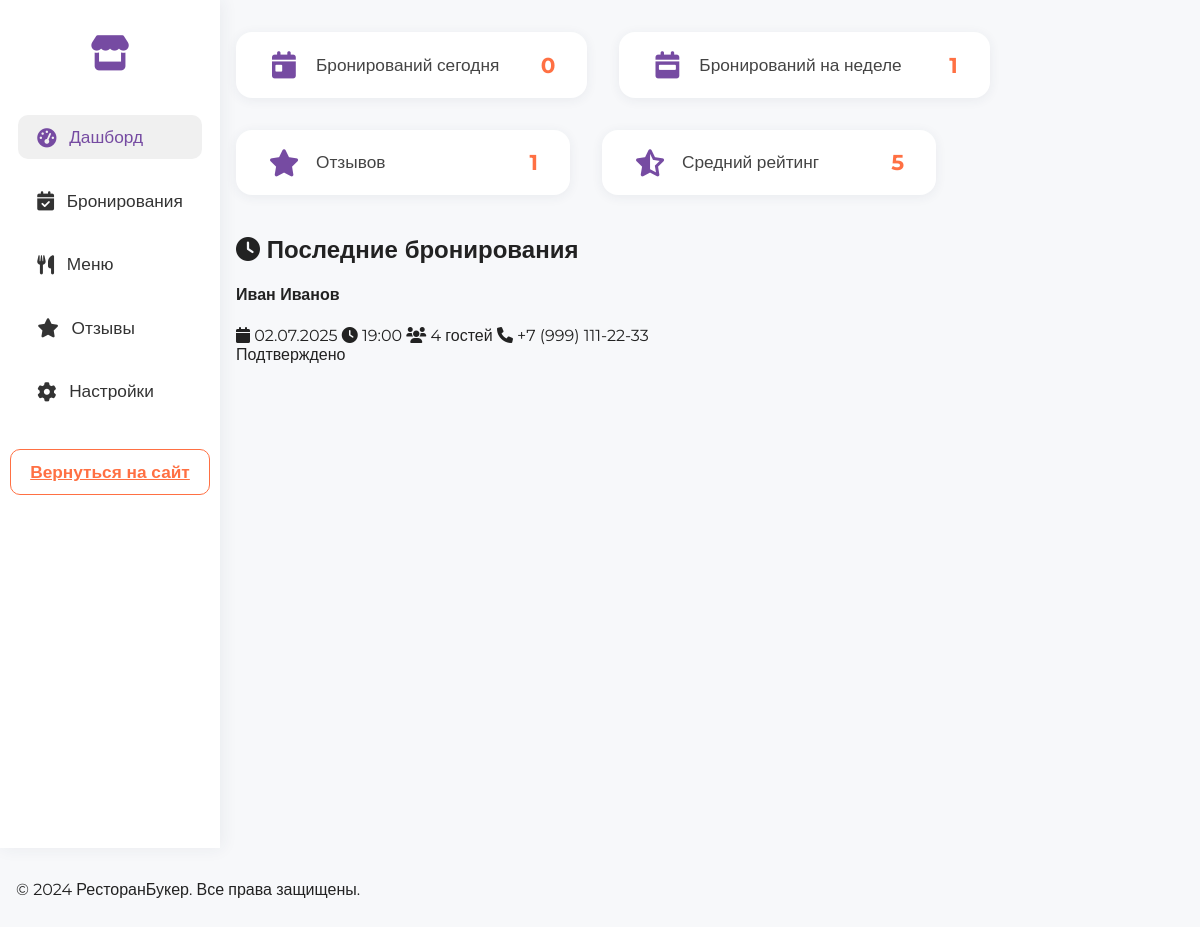
The page /admin/dashboard.php (signed in) on the database its author committed.
### tables this page shows
CREATE TABLE bookings (
    id INT AUTO_INCREMENT PRIMARY KEY,
    user_id INT NOT NULL,
    restaurant_id INT NOT NULL,
    table_id INT,
    booking_date DATE NOT NULL,
    booking_time TIME NOT NULL,
    guests INT NOT NULL,
    special_requests TEXT,
    status ENUM('pending', 'confirmed', 'cancelled', 'completed') DEFAULT 'pending',
    created_at TIMESTAMP DEFAULT CURRENT_TIMESTAMP,
    updated_at TIMESTAMP DEFAULT CURRENT_TIMESTAMP ON UPDATE CURRENT_TIMESTAMP,
    FOREIGN KEY (user_id) REFERENCES users(id),
    FOREIGN KEY (restaurant_id) REFERENCES restaurants(id),
    FOREIGN KEY (table_id) REFERENCES tables(id)
);

CREATE TABLE users (
    id INT AUTO_INCREMENT PRIMARY KEY,
    email VARCHAR(255) UNIQUE NOT NULL,
    password VARCHAR(255) NOT NULL,
    name VARCHAR(255) NOT NULL,
    phone VARCHAR(20),
    role ENUM('user', 'admin', 'restaurant_admin') DEFAULT 'user',
    created_at TIMESTAMP DEFAULT CURRENT_TIMESTAMP,
    updated_at TIMESTAMP DEFAULT CURRENT_TIMESTAMP ON UPDATE CURRENT_TIMESTAMP
);

### includes/functions.php (called while the page is built, shortened)
<?php
require_once __DIR__ . '/../config/database.php';
function getRestaurantByAdminId($adminId) {
    $sql = "SELECT * FROM restaurants WHERE admin_id = ?";
    $stmt = executeQuery($sql, [$adminId]);
    return $stmt->fetch();
}
function formatDate($date) {
    return date('d.m.Y', strtotime($date));
}
function formatTime($time) {
    return date('H:i', strtotime($time));
}
function getBookingStatusText($status) {
    $statuses = [
        'confirmed' => 'Подтверждено',
        'pending' => 'Ожидает подтверждения',
        'cancelled' => 'Отменено',
        'completed' => 'Завершено'
    ];
    return $statuses[$status] ?? $status;
}

### config/database.php (called while the page is built, shortened)
<?php
try {
    $pdo = new PDO(
        "mysql:host=" . DB_HOST . ";dbname=" . DB_NAME . ";charset=utf8mb4",
        DB_USER,
        DB_PASS,
        [
            PDO::ATTR_ERRMODE => PDO::ERRMODE_EXCEPTION,
            PDO::ATTR_DEFAULT_FETCH_MODE => PDO::FETCH_ASSOC,
            PDO::ATTR_EMULATE_PREPARES => false
        ]
    );
} catch (PDOException $e) {
    die("Ошибка подключения к базе данных: " . $e->getMessage());
}
function executeQuery($sql, $params = []) {
    global $pdo;
    try {
        $stmt = $pdo->prepare($sql);
        $stmt->execute($params);
        return $stmt;
    } catch (PDOException $e) {
        die("Ошибка выполнения запроса: " . $e->getMessage());
    }
}

### public/admin/dashboard.php (the view, shortened to what this page needs)
<?php
    require_once __DIR__ . '/../../config/database.php';
    require_once __DIR__ . '/../../includes/functions.php';
    $restaurant = getRestaurantByAdminId($_SESSION['user_id']);
    $today = date('Y-m-d');
    $week_start = date('Y-m-d', strtotime('monday this week'));
    $week_end = date('Y-m-d', strtotime('sunday this week'));
    $sql_today = "SELECT COUNT(*) as count FROM bookings WHERE restaurant_id = ? AND booking_date = ? AND status != 'cancelled'";
    $stmt_today = executeQuery($sql_today, [$restaurant['id'], $today]);
    $bookings_today = $stmt_today->fetch()['count'];
    $sql_week = "SELECT COUNT(*) as count FROM bookings WHERE restaurant_id = ? AND booking_date BETWEEN ? AND ? AND status != 'cancelled'";
    $stmt_week = executeQuery($sql_week, [$restaurant['id'], $week_start, $week_end]);
    $bookings_week = $stmt_week->fetch()['count'];
    $sql_reviews = "SELECT COUNT(*) as count, AVG(rating) as avg_rating FROM reviews WHERE restaurant_id = ?";
    $stmt_reviews = executeQuery($sql_reviews, [$restaurant['id']]);
    $reviews_data = $stmt_reviews->fetch();
    $reviews_count = $reviews_data['count'];
    $avg_rating = round($reviews_data['avg_rating'], 1);
    $sql_recent = "SELECT b.*, u.name as user_name, u.phone as user_phone
                FROM bookings b
                JOIN users u ON b.user_id = u.id
                WHERE b.restaurant_id = ?
                ORDER BY b.created_at DESC
                LIMIT 5";
    $stmt_recent = executeQuery($sql_recent, [$restaurant['id']]);
    $recent_bookings = $stmt_recent->fetchAll();
?>
<!DOCTYPE html>
<html lang="ru">
<head>
    <link rel="stylesheet" href="../assets/css/style.css">
    <link rel="stylesheet" href="dashboard.css">
    <link href="https://cdnjs.cloudflare.com/ajax/libs/font-awesome/6.0.0/css/all.min.css" rel="stylesheet">
</head>
<body>
    <div class="admin-layout">
        <aside class="admin-sidebar">
            <div class="sidebar-logo">
                <i class="fas fa-store"></i>
            </div>
            <div class="sidebar-menu">
                <nav class="sidebar-nav">
                    <a href="dashboard.php" class="active"><i class="fas fa-tachometer-alt"></i> <span>Дашборд</span></a>
                    <a href="bookings.php"><i class="fas fa-calendar-check"></i> <span>Бронирования</span></a>
                    <a href="menu.php"><i class="fas fa-utensils"></i> <span>Меню</span></a>
                    <a href="reviews.php"><i class="fas fa-star"></i> <span>Отзывы</span></a>
                    <a href="profile.php"><i class="fas fa-cog"></i> <span>Настройки</span></a>
                </nav>
                <a href="../index.php" class="btn btn-secondary sidebar-exit">Вернуться на сайт</a>
            </div>
        </aside>
        <main class="admin-main">
            <div class="container">
                <div class="stats-grid">
                    <div class="stat-card">
                        <i class="fas fa-calendar-day"></i>
                        <span class="stat-label">Бронирований сегодня</span>
                        <span class="stat-number"><?= $bookings_today ?></span>
                    </div>
                    <div class="stat-card">
                        <i class="fas fa-calendar-week"></i>
                        <span class="stat-label">Бронирований на неделе</span>
                        <span class="stat-number"><?= $bookings_week ?></span>
                    </div>
                    <div class="stat-card">
                        <i class="fas fa-star"></i>
                        <span class="stat-label">Отзывов</span>
                        <span class="stat-number"><?= $reviews_count ?></span>
                    </div>
                    <div class="stat-card">
                        <i class="fas fa-star-half-alt"></i>
                        <span class="stat-label">Средний рейтинг</span>
                        <span class="stat-number"><?= $avg_rating ?: '0' ?></span>
                    </div>
                </div>
                <div class="recent-bookings">
                    <h2><i class="fas fa-clock"></i> Последние бронирования</h2>
                    <?php if (empty($recent_bookings)): ?>
                        <p style="text-align: center; color: #666;">Пока нет бронирований</p>
                    <?php else: ?>
                        <?php foreach ($recent_bookings as $booking): ?>
                            <div class="booking-item">
                                <div class="booking-info">
                                    <h4><?= htmlspecialchars($booking['user_name']) ?></h4>
                                    <div class="booking-details">
                                        <i class="fas fa-calendar"></i> <?= formatDate($booking['booking_date']) ?>
                                        <i class="fas fa-clock"></i> <?= formatTime($booking['booking_time']) ?>
                                        <i class="fas fa-users"></i> <?= $booking['guests'] ?> гостей
                                        <?php if ($booking['user_phone']): ?>
                                            <i class="fas fa-phone"></i> <?= htmlspecialchars($booking['user_phone']) ?>
                                        <?php endif; ?>
                                    </div>
                                </div>
                                <span class="booking-status status-<?= $booking['status'] ?>">
                                    <?= htmlspecialchars(getBookingStatusText($booking['status'])) ?>
                                </span>
                            </div>
                        <?php endforeach; ?>
                    <?php endif; ?>
                </div>
            </div>
        </main>
    </div>
    <footer class="modern-footer">
        <div class="container">
            <p>&copy; 2024 РесторанБукер. Все права защищены.</p>
        </div>
    </footer>
</body>
</html>

### public/assets/css/style.css (style rules this page uses)
body { font-family: 'Montserrat', Arial, sans-serif; margin: 0; padding: 0; background: #f7f8fa; color: #222; }
.btn { padding: 0.7rem 1.5rem; border: none; border-radius: 30px; font-weight: 600; cursor: pointer; transition: background 0.2s, color 0.2s; }
.btn-secondary { background: #fff; color: #ff7043; border: 2px solid #ff7043; text-align: center; }
.container { margin-left: auto; margin-right: auto; margin-top: 2rem; margin-bottom: 2rem; max-width: 1200px; padding-left: 1rem; padding-right: 1rem; box-sizing: border-box; }

### public/admin/dashboard.css (style rules this page uses)
body { background: #f7f8fa; font-family: 'Montserrat', Arial, sans-serif; }
.admin-layout { display: flex; min-height: 100vh; }
.admin-sidebar { width: 220px; background: #fff; box-shadow: 2px 0 16px rgba(44,62,80,0.07); display: flex; flex-direction: column; align-items: center; padding: 2rem 0 1rem 0; position: sticky; top: 0; left: 0; min-height: 100vh; z-index: 10; }
.sidebar-logo { font-size: 2.2rem; color: #764ba2; margin-bottom: 2.5rem; }
.sidebar-nav { display: flex; flex-direction: column; gap: 1.2rem; width: 100%; padding: 0 0.5rem; box-sizing: border-box; }
.sidebar-nav a { display: flex; align-items: center; gap: 0.8rem; color: #333; text-decoration: none; font-weight: 500; font-size: 1.08rem; padding: 0.7rem 1.2rem; border-radius: 10px; transition: background 0.2s, color 0.2s; width: 100%; box-sizing: border-box; }
.sidebar-nav a.active, .sidebar-nav a:hover { background: #f0f0f0; color: #764ba2; }
.sidebar-nav i { font-size: 1.2rem; }
.sidebar-exit { margin-top: 2.2rem; margin-bottom: 0.5rem; width: 100%; text-align: center; border: 1.5px solid #ff7043; color: #ff7043; background: #fff; border-radius: 10px; padding: 0.7rem 1.2rem; font-weight: 600; transition: background 0.2s, color 0.2s, border 0.2s; display: block; box-sizing: border-box; font-size: 1.08rem; }
.admin-main { flex: 1; padding-left: 0; min-width: 0; }
.stats-grid { display: flex; gap: 2rem; justify-content: flex-start; flex-wrap: wrap; margin-bottom: 2.5rem; }
.stat-card { display: flex; align-items: center; gap: 1rem; background: #fff; border-radius: 16px; box-shadow: 0 2px 12px rgba(44,62,80,0.07); padding: 1.2rem 2rem; min-width: 270px; font-size: 1.15rem; font-weight: 500; color: #222; transition: box-shadow 0.2s, transform 0.2s; }
.stat-card i { font-size: 1.7rem; color: #764ba2; min-width: 32px; text-align: center; }
.stat-label { margin: 0 0.5rem 0 0; font-size: 1.08rem; color: #444; font-weight: 500; flex: 1 1 auto; white-space: nowrap; }
.stat-number { font-size: 1.35rem; font-weight: 700; color: #ff7043; min-width: 32px; text-align: right; }

### rows shown on the page
bookings: user.name "Иван Иванов", booking_date "02.07.2025", booking_time "19:00", guests "4", user.phone "+7 (999) 111-22-33", status "Подтверждено"

### other values the page prints
$bookings_today "0"
$bookings_week "1"
$reviews_count "1"
$avg_rating ?: '0' "5"
